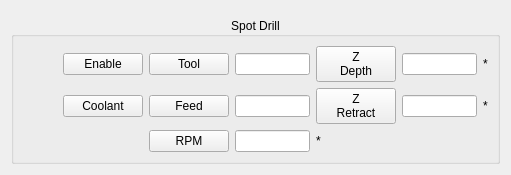
                <widget class="QWidget" name="page_5">
                 <layout class="QGridLayout" name="gridLayout_21">
                  <item row="0" column="0">
                   <widget class="QWidget" name="widget_4" native="true"/>
                  </item>
                  <item row="1" column="0">
                   <widget class="QGroupBox" name="gridGroupBox_2">
                    <property name="title">
                     <string>Spot Drill</string>
                    </property>
                    <property name="alignment">
                     <set>Qt::AlignCenter</set>
                    </property>
                    <layout class="QGridLayout" name="gridLayout_35">
                     <item row="1" column="0">
                      <spacer name="horizontalSpacer">
                       <property name="orientation">
                        <enum>Qt::Horizontal</enum>
                       </property>
                       <property name="sizeHint" stdset="0">
                        <size>
                         <width>40</width>
                         <height>20</height>
                        </size>
                       </property>
                      </spacer>
                     </item>
                     <item row="1" column="9">
                      <widget class="QLabel" name="label_39">
                       <property name="text">
                        <string>*</string>
                       </property>
                      </widget>
                     </item>
                     <item row="1" column="8">
                      <widget class="QLineEdit" name="spotRetractLbl">
                       <property name="sizePolicy">
                        <sizepolicy hsizetype="Minimum" vsizetype="Fixed">
                         <horstretch>0</horstretch>
                         <verstretch>0</verstretch>
                        </sizepolicy>
                       </property>
                       <property name="maximumSize">
                        <size>
                         <width>75</width>
                         <height>16777215</height>
                        </size>
                       </property>
                       <property name="readOnly">
                        <bool>true</bool>
                       </property>
                      </widget>
                     </item>
                     <item row="0" column="1">
                      <widget class="QPushButton" name="spotEnableBtn">
                       <property name="text">
                        <string>Enable</string>
                       </property>
                       <property name="checkable">
                        <bool>true</bool>
                       </property>
                      </widget>
                     </item>
                     <item row="1" column="2">
                      <widget class="QPushButton" name="pushButton_111">
                       <property name="text">
                        <string>Feed</string>
                       </property>
                       <property name="checkable">
                        <bool>true</bool>
                       </property>
                       <property name="labelName" stdset="0">
                        <string>spotFeedLbl</string>
                       </property>
                       <attribute name="buttonGroup">
                        <string notr="true">holeOpBtnGrp</string>
                       </attribute>
                      </widget>
                     </item>
                     <item row="2" column="2">
                      <widget class="QPushButton" name="pushButton_109">
                       <property name="text">
                        <string>RPM</string>
                       </property>
                       <property name="checkable">
                        <bool>true</bool>
                       </property>
                       <property name="labelName" stdset="0">
                        <string>spotRpmLbl</string>
                       </property>
                       <attribute name="buttonGroup">
                        <string notr="true">holeOpBtnGrp</string>
                       </attribute>
                      </widget>
                     </item>
                     <item row="1" column="1">
                      <widget class="QPushButton" name="spotCoolantBtn">
                       <property name="text">
                        <string>Coolant</string>
                       </property>
                       <property name="checkable">
                        <bool>true</bool>
                       </property>
                      </widget>
                     </item>
                     <item row="1" column="7">
                      <widget class="QPushButton" name="pushButton_112">
                       <property name="text">
                        <string>Z
Retract</string>
                       </property>
                       <property name="checkable">
                        <bool>true</bool>
                       </property>
                       <property name="labelName" stdset="0">
                        <string>spotRetractLbl</string>
                       </property>
                       <attribute name="buttonGroup">
                        <string notr="true">holeOpBtnGrp</string>
                       </attribute>
                      </widget>
                     </item>
                     <item row="0" column="7">
                      <widget class="QPushButton" name="pushButton_110">
                       <property name="text">
                        <string>Z
Depth</string>
                       </property>
                       <property name="checkable">
                        <bool>true</bool>
                       </property>
                       <property name="labelName" stdset="0">
                        <string>spotDepthLbl</string>
                       </property>
                       <attribute name="buttonGroup">
                        <string notr="true">holeOpBtnGrp</string>
                       </attribute>
                      </widget>
                     </item>
                     <item row="0" column="2">
                      <widget class="QPushButton" name="spotToolBtn">
                       <property name="text">
                        <string>Tool</string>
                       </property>
                       <property name="checkable">
                        <bool>true</bool>
                       </property>
                       <property name="labelName" stdset="0">
                        <string>spotToolLbl</string>
                       </property>
                       <attribute name="buttonGroup">
                        <string notr="true">holeOpBtnGrp</string>
                       </attribute>
                      </widget>
                     </item>
                     <item row="0" column="9">
                      <widget class="QLabel" name="label_38">
                       <property name="text">
                        <string>*</string>
                       </property>
                      </widget>
                     </item>
                     <item row="0" column="8">
                      <widget class="QLineEdit" name="spotDepthLbl">
                       <property name="sizePolicy">
                        <sizepolicy hsizetype="Minimum" vsizetype="Fixed">
                         <horstretch>0</horstretch>
                         <verstretch>0</verstretch>
                        </sizepolicy>
                       </property>
                       <property name="maximumSize">
                        <size>
                         <width>75</width>
                         <height>16777215</height>
                        </size>
                       </property>
                       <property name="readOnly">
                        <bool>true</bool>
                       </property>
                      </widget>
                     </item>
                     <item row="2" column="7">
                      <widget class="QLabel" name="label_7">
                       <property name="text">
                        <string>*</string>
                       </property>
                      </widget>
                     </item>
                     <item row="0" column="3">
                      <widget class="QLineEdit" name="spotToolLbl">
                       <property name="maximumSize">
                        <size>
                         <width>75</width>
                         <height>16777215</height>
                        </size>
                       </property>
                       <property name="readOnly">
                        <bool>true</bool>
                       </property>
                      </widget>
                     </item>
                     <item row="1" column="3">
                      <widget class="QLineEdit" name="spotFeedLbl">
                       <property name="sizePolicy">
                        <sizepolicy hsizetype="Minimum" vsizetype="Fixed">
                         <horstretch>0</horstretch>
                         <verstretch>0</verstretch>
                        </sizepolicy>
                       </property>
                       <property name="maximumSize">
                        <size>
                         <width>75</width>
                         <height>16777215</height>
                        </size>
                       </property>
                       <property name="readOnly">
                        <bool>true</bool>
                       </property>
                      </widget>
                     </item>
                     <item row="2" column="3">
                      <widget class="QLineEdit" name="spotRpmLbl">
                       <property name="sizePolicy">
                        <sizepolicy hsizetype="Minimum" vsizetype="Fixed">
                         <horstretch>0</horstretch>
                         <verstretch>0</verstretch>
                        </sizepolicy>
                       </property>
                       <property name="maximumSize">
                        <size>
                         <width>75</width>
                         <height>16777215</height>
                        </size>
                       </property>
                       <property name="readOnly">
                        <bool>true</bool>
                       </property>
                      </widget>
                     </item>
                    </layout>
                   </widget>
                  </item>
                 </layout>
                </widget>
